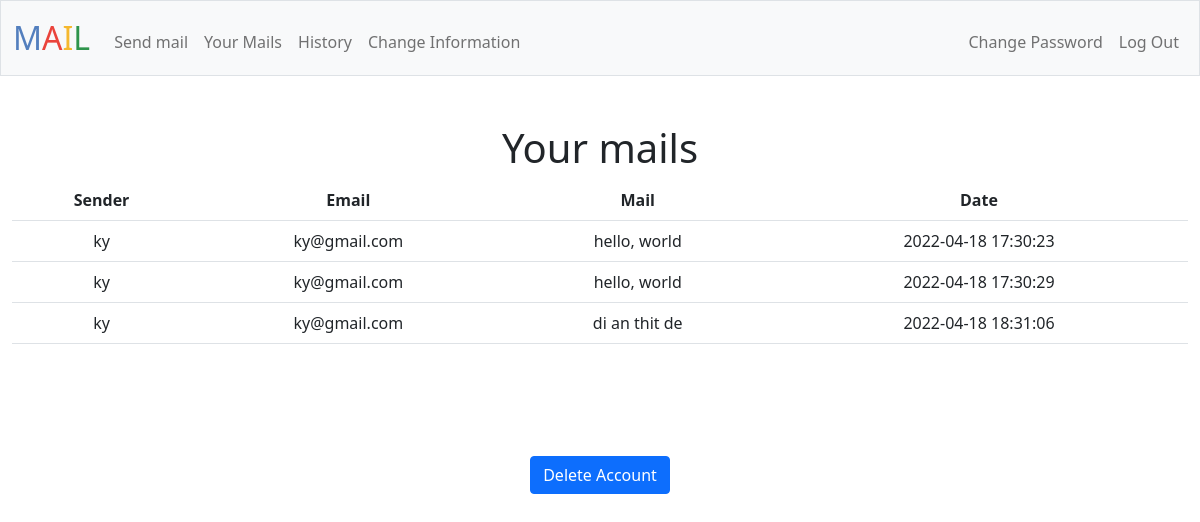
The app's page /mail (signed in), older data.
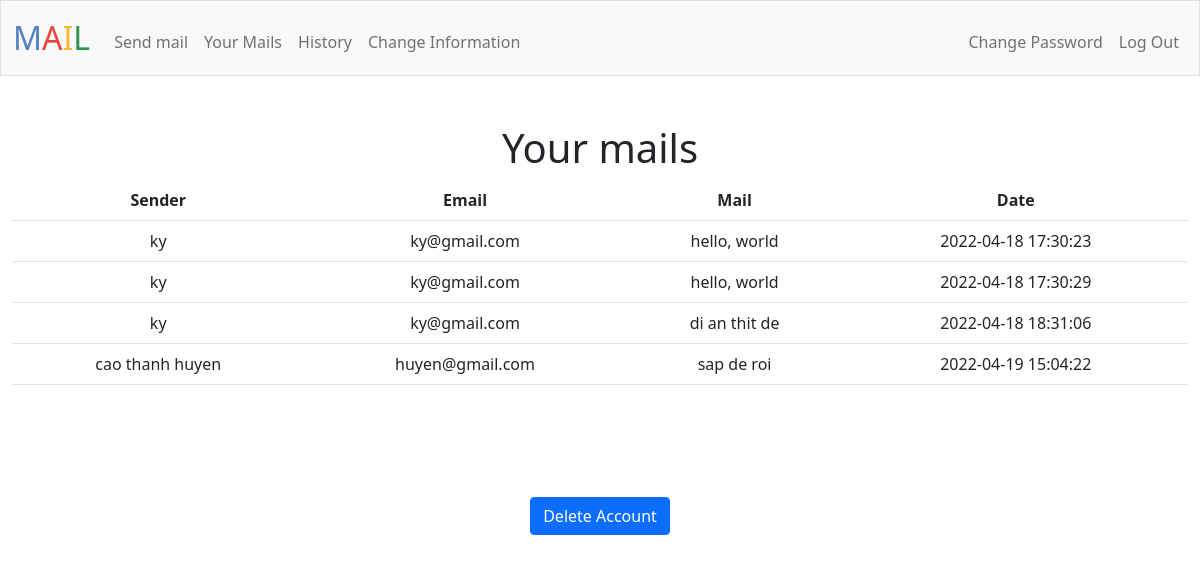
The same page, newer data.
### tables this page shows
CREATE TABLE mail_box (id INTEGER PRIMARY KEY AUTOINCREMENT NOT NULL, 
sender_id INTEGER NOT NULL, receiver_id INTEGER NOT NULL, 
sender TEXT NOT NULL, receiver TEXT NOT NULL, 
date TIMESTAMP NOT NULL, mail TEXT NOT NULL);

CREATE TABLE informations (user_id INTEGER NOT NULL, name TEXT NOT NULL, birth TEXT, place TEXT, number TEXT, email TEXT NOT NULL UNIQUE);

### app.py (the view)
@app.route("/mail")
@login_required
def mail():
    user_id = session['user_id']
    mails_received = db.execute("SELECT * FROM mail_box WHERE receiver_id = ?", user_id)
    mails = []
    for row in mails_received:
        value = {}
        value['sender'] = row['sender']
        value['email'] = db.execute("SELECT email FROM informations WHERE user_id = ?", row['sender_id'])[0]['email']
        value['mail'] = row['mail']
        value['date'] = row['date']
        mails.append(value)
    return render_template("mail.html", mails=mails)

### app.py (called while the page is built)
@app.after_request
def after_request(response):
    response.headers["Cache-Control"] = "no-cache, no-store, must-revalidate"
    response.headers["Expires"] = 0
    response.headers["Pragma"] = "no-cache"
    return response

### helpers.py (called while the page is built)
def login_required(f):
    @wraps(f)
    def decorated_function(*args, **kwargs):
        if session.get("user_id") is None:
            return redirect("/login")
        return f(*args, **kwargs)
    return decorated_function

### templates/mail.html (shortened to what this page needs)
{% extends "layout.html" %}
{% block main %}
    <h1>Your mails</h1>
    <table class="table">
        <tr>
            <th scope="col">Sender</th>
            <th scope="col">Email</th>
            <th scope="col">Mail</th>
            <th scope="col">Date</th>
        </tr>
        {% for value in mails %}
        <tr>
            <td>{{ value['sender'] }}</td>
            <td>{{ value['email'] }}</td>
            <td>{{ value['mail'] }}</td>
            <td>{{ value['date'] }}</td>
        </tr>
        {% endfor %}
    </table>
{% endblock %}

### templates/layout.html (shortened to what this page needs)
<!DOCTYPE html>
<html lang="en">
    <head>
        <link href="https://cdn.jsdelivr.net/npm/bootstrap@5.1.3/dist/css/bootstrap.min.css" rel="stylesheet">
        <link href="/static/styles.css" rel="stylesheet">
    </head>
    <body>
        <nav class="bg-light border navbar navbar-expand-md navbar-light">
            <div class="container-fluid">
                <a class="navbar-brand" href="/"><span class="blue">M</span><span class="red">A</span><span class="yellow">I</span><span class="green">L</span></a>
                <div class="collapse navbar-collapse" id="navbar">
                    {% if session["user_id"] %}
                        <ul class="navbar-nav me-auto mt-2">
                            <li class="nav-item"><a class="nav-link" href="/send">Send mail</a></li>
                            <li class="nav-item"><a class="nav-link" href="/mail">Your Mails</a></li>
                            <li class="nav-item"><a class="nav-link" href="/history">History</a></li>
                            <li class="nav-item"><a class="nav-link" href="/change_information">Change Information</a></li>
                        </ul>
                        <ul class="navbar-nav ms-auto mt-2">
                            <li class="nav-item"><a class="nav-link" href="/change_password">Change Password</a></li>
                            <li class="nav-item"><a class="nav-link" href="/logout">Log Out</a></li>
                        </ul>
                    {% else %}
                        <ul class="navbar-nav ms-auto mt-2">
                            <li class="nav-item"><a class="nav-link" href="/register">Register</a></li>
                            <li class="nav-item"><a class="nav-link" href="/login">Log In</a></li>
                        </ul>
                    {% endif %}
                </div>
            </div>
        </nav>
        <main class="container-fluid py-5 text-center">
            {% block main %}{% endblock %}
        </main>
    </body>
    <footer>
        <form action="/" method="post" style="float: center" class="container-fluid py-5 text-center">
            <button class="btn btn-primary" type="submit">Delete Account</button>
        </form>
    </footer>
</html>

### static/styles.css (style rules this page uses)
nav .navbar-brand { font-size: xx-large; }
nav .navbar-brand .blue { color: #537fbe; }
nav .navbar-brand .red { color: #ea433b; }
nav .navbar-brand .yellow { color: #f5b82e; }
nav .navbar-brand .green { color: #2e944b; }

Row changes from the older to the newer data that the page shows:
added mail_box: sender "cao thanh huyen", mail "sap de roi", date "2022-04-19 15:04:22"
now on this page (row unchanged): informations: email "huyen@gmail.com"
